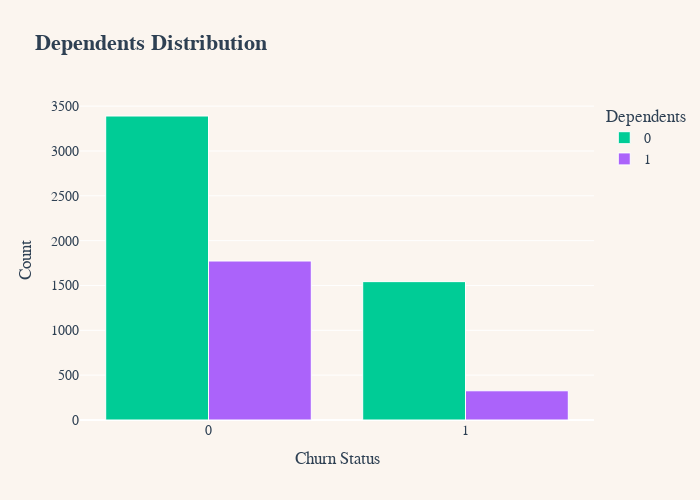

Here is the notebook cell this chart was saved with:
### Markdown cell above
- Many customers opt for Fiber optic service, and it's clear that those who use Fiber optic tend to have a high churn rate, indicating potential dissatisfaction with this type of internet service. DSL service users make up the majority of customers and experience lower churn rates compared to Fiber optic service.

### Code cell
color_map = {"Yes": "#FF97FF", "No": "#AB63FA"}


fig = px.histogram(df, x="Churn", color="Dependents", barmode="group",
                   title="<b>Dependents Distribution</b>",
                   color_discrete_map=color_map)

fig.update_layout(
    width=700,
    height=500,
    bargap=0.2,
    title_font=dict(size=22, family='Helvetica', color='#2E4053'),
    xaxis_title='Churn Status',
    yaxis_title='Count',
    legend_title='Dependents',
    paper_bgcolor='#FBF5EF',
    plot_bgcolor='#FBF5EF',
    font=dict(size=14, family='Courier New', color='#2E4053')
)

fig.update_traces(marker_line_width=1, marker_line_color='#FFFFFF')

fig.show()

### Figure 1 — Plotly figure (JSON) as saved in the notebook; plotly's stock layout.template omitted (floating-point values rounded to 4 significant figures; data arrays with more than 128 entries replaced by an {"elided": "..."} marker saying what was removed)
{"data": [{"alignmentgroup": "True", "bingroup": "x", "hovertemplate": "Dependents=0<br>Churn=%{x}<br>count=%{y}<extra></extra>", "legendgroup": "0", "marker": {"color": "#00cc96", "line": {"color": "#FFFFFF", "width": 1}, "pattern": {"shape": ""}}, "name": "0", "offsetgroup": "0", "orientation": "v", "showlegend": true, "type": "histogram", "x": {"elided": "4933 int values"}, "xaxis": "x", "yaxis": "y"}, {"alignmentgroup": "True", "bingroup": "x", "hovertemplate": "Dependents=1<br>Churn=%{x}<br>count=%{y}<extra></extra>", "legendgroup": "1", "marker": {"color": "#ab63fa", "line": {"color": "#FFFFFF", "width": 1}, "pattern": {"shape": ""}}, "name": "1", "offsetgroup": "1", "orientation": "v", "showlegend": true, "type": "histogram", "x": {"elided": "2099 int values"}, "xaxis": "x", "yaxis": "y"}], "layout": {"bargap": 0.2, "barmode": "group", "font": {"color": "#2E4053", "family": "Courier New", "size": 14}, "height": 500, "legend": {"title": {"text": "Dependents"}, "tracegroupgap": 0}, "paper_bgcolor": "#FBF5EF", "plot_bgcolor": "#FBF5EF", "title": {"font": {"color": "#2E4053", "family": "Helvetica", "size": 22}, "text": "<b>Dependents Distribution</b>"}, "width": 700, "xaxis": {"anchor": "y", "autorange": true, "domain": [0, 1], "range": [-0.5, 1.5], "title": {"text": "Churn Status"}, "type": "linear"}, "yaxis": {"anchor": "x", "autorange": true, "domain": [0, 1], "range": [0, 3568.0], "title": {"text": "Count"}}}}
